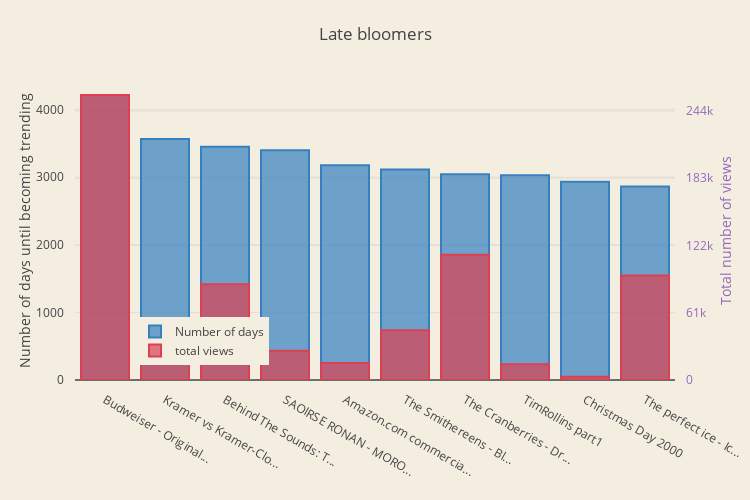

This figure's notebook cell:
### Markdown cell above
### 2.3. Late bloomers
<a id="late_bloomers"></a>
This section dedicated to video videos that waited the longest before they became trending. I also checked how many views they had when they hit the YouTube home page.

### Code cell
max_title_length = 20
number_of_late_bloomers = 20

late_bloomers = us_videos_first.sort_values(["time_to_trend"], ascending=False).head(10)
late_bloomers_title = [(x if len(x) <= max_title_length else x[:max_title_length] + "...") for x in late_bloomers.title.values]
late_bloomers_days = late_bloomers.time_to_trend.values
late_bloomers_views = late_bloomers.views.values

trace1 = go.Bar(
    x = late_bloomers_title,
    y = late_bloomers_days,
    name='Number of days',
    marker=dict(
        color='rgba(55, 128, 191, 0.7)',
        line=dict(
            color='rgba(55, 128, 191, 1.0)',
            width=2,
        )
    )
)
trace2 = go.Bar(
    x = late_bloomers_title,
    y = late_bloomers_views,
    name='total views',
    marker=dict(
        color='rgba(219, 64, 82, 0.7)',
        line=dict(
            color='rgba(219, 64, 82, 1.0)',
            width=2,
        )
    ),
    yaxis='y2'
)


data = [trace1, trace2]
layout = go.Layout(
    barmode='group',
    title = 'Late bloomers',
    width=750,
    height=500,
    margin=go.Margin(
        l=75,
        r=75,
        b=120,
        t=80,
        pad=10
    ),
    paper_bgcolor='rgb(244, 238, 225)',
    plot_bgcolor='rgb(244, 238, 225)',
    yaxis = dict(
        title= 'Number of days until becoming trending',
        anchor = 'x',
        rangemode='tozero'
    ),   
    yaxis2=dict(
        title='Total number of views',
        titlefont=dict(
            color='rgb(148, 103, 189)'
        ),
        tickfont=dict(
            color='rgb(148, 103, 189)'
        ),
        overlaying='y',
        side='right',
        anchor = 'x',
        rangemode = 'tozero',
        dtick = 61000
    ),
    #legend=dict(x=-.1, y=1.2)
    legend=dict(x=0.1, y=0.05)
)

fig = go.Figure(data=data, layout=layout)
py.iplot(fig)

### Figure 1 — Plotly figure (JSON) as saved in the notebook; plotly's stock layout.template omitted (floating-point values rounded to 4 significant figures)
{"data": [{"marker": {"color": "rgba(55, 128, 191, 0.7)", "line": {"color": "rgba(55, 128, 191, 1.0)", "width": 2}}, "name": "Number of days", "type": "bar", "x": ["Budweiser - Original...", "Kramer vs Kramer-Clo...", "Behind The Sounds: T...", "SAOIRSE RONAN - MORO...", "Amazon.com commercia...", "The Smithereens - Bl...", "The Cranberries - Dr...", "TimRollins part1", "Christmas Day 2000", "The perfect ice - Ic..."], "y": [4215, 3563, 3448, 3398, 3176, 3113, 3044, 3027, 2933, 2862]}, {"marker": {"color": "rgba(219, 64, 82, 0.7)", "line": {"color": "rgba(219, 64, 82, 1.0)", "width": 2}}, "name": "total views", "type": "bar", "x": ["Budweiser - Original...", "Kramer vs Kramer-Clo...", "Behind The Sounds: T...", "SAOIRSE RONAN - MORO...", "Amazon.com commercia...", "The Smithereens - Bl...", "The Cranberries - Dr...", "TimRollins part1", "Christmas Day 2000", "The perfect ice - Ic..."], "y": [258506, 49942, 86744, 26482, 15382, 45096, 113672, 14289, 2863, 94694], "yaxis": "y2"}], "layout": {"barmode": "group", "height": 500, "legend": {"x": 0.1, "y": 0.05}, "margin": {"b": 120, "l": 75, "pad": 10, "r": 75, "t": 80}, "paper_bgcolor": "rgb(244, 238, 225)", "plot_bgcolor": "rgb(244, 238, 225)", "title": "Late bloomers", "width": 750, "yaxis": {"anchor": "x", "rangemode": "tozero", "title": "Number of days until becoming trending"}, "yaxis2": {"anchor": "x", "dtick": 61000, "overlaying": "y", "rangemode": "tozero", "side": "right", "tickfont": {"color": "rgb(148, 103, 189)"}, "title": "Total number of views", "titlefont": {"color": "rgb(148, 103, 189)"}}}}
